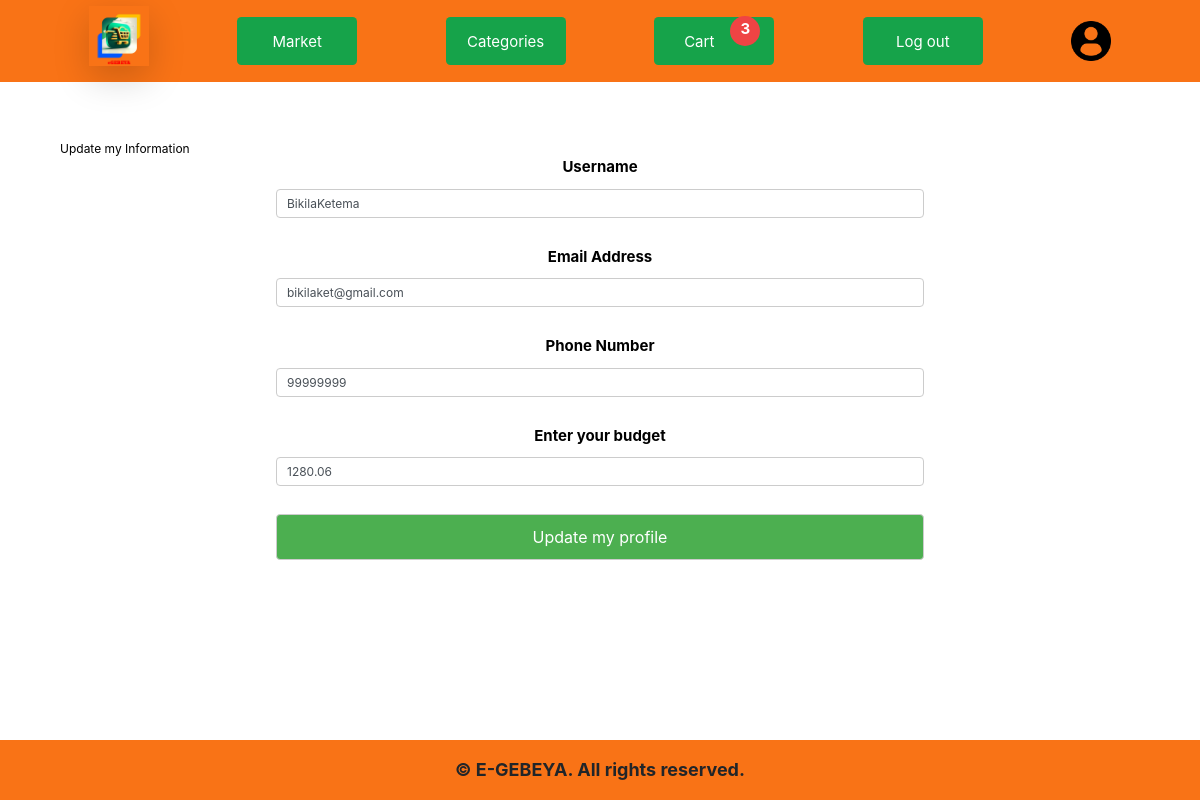
/update (signed in), run on an earlier commit of the app's database.
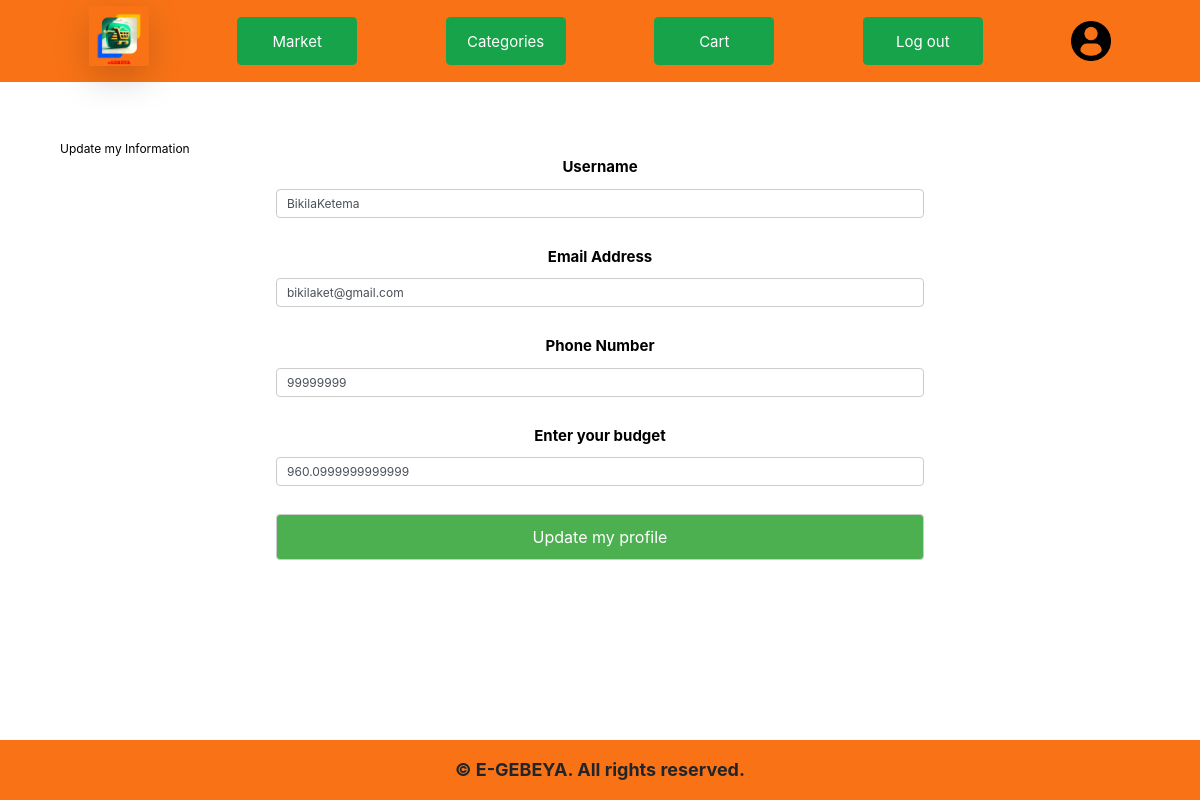
And on a later commit of the database.
### packages/models.py (models this page shows, shortened)
class User(db.Model, UserMixin):
    id = db.Column(db.Integer(), primary_key=True)
    username = db.Column(db.String(length=20), nullable=False, unique=True)
    email = db.Column(db.String(length=20), nullable=False, unique=True)
    phone = db.Column(db.String(), nullable=False, unique=True)
    budget = db.Column(db.Integer(), nullable=False, default=1000)
    dob = db.Column(db.Date())
    password_hash = db.Column(db.String(length=20), nullable=False)
    @property
    def password(self):
        return self.password

### packages/routes.py (the view, shortened to what this page needs)
@app.route('/update', methods=['GET', 'POST'])
@login_required  # Requires the user to be logged in to access this route
def update_info():
    update_info = UpdateInfoForm()
    if not update_info.username.data:
        update_info.username.data = current_user.username
    if not update_info.phone.data:
        update_info.phone.data = current_user.phone
    if not update_info.email.data:
        update_info.email.data = current_user.email
    if not update_info.budget.data:
        update_info.budget.data = current_user.budget
    if update_info.errors != {}:
        for error_msg in update_info.errors.values():
            flash(f'{error_msg}',category='danger')
    return render_template('update_profile.html', update_info=update_info)

### packages/forms.py (shortened to what this page needs)
class UpdateInfoForm(FlaskForm):
    edit = SubmitField(label="Update my profile")
    username = StringField(
        label="Username",
        validators=[
            DataRequired(message="Username is required."),
            Length(min=2, max=20, message="Username must be between 2 and 20 characters."),
            Regexp(r'^[A-Z][a-zA-Z]*$', message="Username must start with a capital letter and contain only letters.")
        ]
    )
    email = EmailField(label="Email Address",
                       validators=[Email(), DataRequired()])
    phone = StringField(label="Phone Number",
                        validators=[
                            DataRequired(message="The phone number field cannot be empty!"),
                            Regexp(
                                r"^(?:[1-9]\d{0,8}|9)$",
                                message="Phone number must be a number between 1-9 and 9 digits. It must be without zero"
                            )
                        ])
    budget = FloatField(label="Enter your budget", validators=[DataRequired("Please enter your budget!")])

### packages/models.py (called while the page is built)
@login_manager.user_loader
def Load_user(user_id):
    return User.query.get(int(user_id))

### packages/templates/update_profile.html (shortened to what this page needs)
{% extends 'base.html' %}
{% block css %}
<link href="{{ url_for('static', filename='base.css') }}" rel="stylesheet">
<link href="{{ url_for('static', filename='signup.css') }}" rel="stylesheet">
<link href="{{ url_for('static', filename='modal.css') }}" rel="stylesheet">
{% endblock %}
{% block content %}
<div id="signup-container">
    <h1>Update my Information</h1>
    <form method="POST" class="form-register">
        {{ update_info.username.label(class="modal-label") }}
        {{ update_info.username(class="form-control",placeholder="Enter your new Username") }}
        <br>
        {{ update_info.email.label(class="modal-label") }}
        {{ update_info.email(class="form-control",placeholder="Enter your new Email") }}
        <br>
        {{ update_info.phone.label(class="modal-label") }}
        {{ update_info.phone(class="form-control",placeholder="Enter your new Phone number - without 0") }}
        <br>
        {{ update_info.budget.label(class="modal-label") }}
        {{ update_info.budget(class="form-control",placeholder="Enter your budget in ETB") }}
        <br>
        {{ update_info.edit(class="signup-btn") }}
    </form>
</div>
{% endblock %}

What changed in the data, as far as the page shows it:
changed User "BikilaKetema": budget "1280.06" → "960.0999999999999"
Also different on the page:
{{ cart_count }}: "3" → (not shown)
